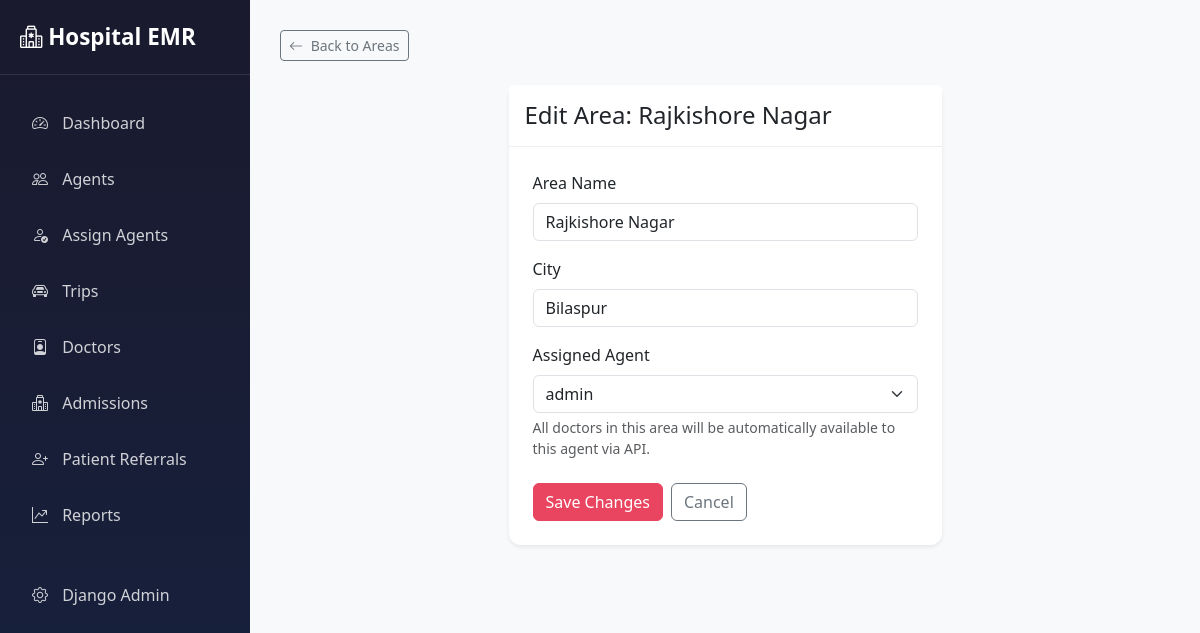
The app's page /portal/areas/1/edit/ (signed in) with its own data.
### core/models.py (models this page shows, shortened)
class Area(models.Model):
    name = models.CharField(max_length=100, unique=True, help_text="e.g. Downtown, North Zone")
    street = models.CharField(max_length=200, blank=True, null=True)
    landmark = models.CharField(max_length=200, blank=True, null=True)
    city = models.CharField(max_length=100)
    pincode = models.CharField(max_length=10, default='')
    state = models.CharField(max_length=100, default='Maharashtra')
    region = models.CharField(max_length=100, blank=True, null=True, help_text="e.g. Vidarbha, West")
    description = models.TextField(blank=True, null=True)
    agent = models.ForeignKey(User, on_delete=models.SET_NULL, null=True, blank=True,
                            related_name='assigned_areas', limit_choices_to={'role': 'advisor'})
    created_at = models.DateTimeField(auto_now_add=True)
    class Meta:
        ordering = ['city', 'name']

### portal/views.py (the view, shortened to what this page needs)
# urls.py: path('areas/<int:pk>/edit/', views.AreaUpdateView.as_view(), name='area_edit'),
class AreaUpdateView(PortalMixin, UpdateView):
    model = Area
    form_class = AreaForm
    template_name = 'portal/areas/form.html'
    success_url = reverse_lazy('portal:area_list')
    def get_context_data(self, **kwargs):
        context = super().get_context_data(**kwargs)
        context['title'] = f'Edit Area: {self.object.name}'
        context['button_text'] = 'Save Changes'
        context['is_edit'] = True
        return context

### portal/forms.py
class AreaForm(forms.ModelForm):
    class Meta:
        model = Area
        fields = ['name', 'street', 'landmark', 'city', 'pincode', 'region', 'state', 'description', 'agent']
        widgets = {
            'name': forms.TextInput(attrs={'class': 'form-control', 'placeholder': 'Area Name'}),
            'street': forms.TextInput(attrs={'class': 'form-control', 'placeholder': 'Street Address'}),
            'landmark': forms.TextInput(attrs={'class': 'form-control', 'placeholder': 'Landmark'}),
            'city': forms.TextInput(attrs={'class': 'form-control', 'placeholder': 'City'}),
            'pincode': forms.TextInput(attrs={'class': 'form-control', 'placeholder': 'Pincode'}),
            'region': forms.TextInput(attrs={'class': 'form-control', 'placeholder': 'Region (e.g. Vidarbha)'}),
            'state': forms.TextInput(attrs={'class': 'form-control', 'placeholder': 'State'}),
            'description': forms.Textarea(attrs={'class': 'form-control', 'rows': 2, 'placeholder': 'Description'}),
            'agent': forms.Select(attrs={'class': 'form-select'}),
        }

### portal/views.py (called while the page is built)
    @method_decorator(staff_member_required)
    def dispatch(self, request, *args, **kwargs):
        return super().dispatch(request, *args, **kwargs)

### portal/templates/portal/areas/form.html (shortened to what this page needs)
{% extends 'portal/base.html' %}
{% block content %}
<div class="mb-4">
    <a href="{% url 'portal:area_list' %}" class="btn btn-outline-secondary btn-sm">
        <i class="bi bi-arrow-left me-1"></i> Back to Areas
    </a>
</div>
<div class="row justify-content-center">
    <div class="col-md-6">
        <div class="card shadow-sm">
            <div class="card-header bg-white py-3">
                <h4 class="mb-0">{{ title }}</h4>
            </div>
            <div class="card-body p-4">
                <form method="post" novalidate>
                    <div class="mb-3">
                        <label class="form-label">Area Name</label>
                        {{ form.name }}
                    </div>
                    <div class="mb-3">
                        <label class="form-label">City</label>
                        {{ form.city }}
                    </div>
                    <div class="mb-3">
                        <label class="form-label">Assigned Agent</label>
                        {{ form.agent }}
                        <div class="form-text">All doctors in this area will be automatically available to this agent
                            via API.</div>
                    </div>
                    <div class="d-flex gap-2 mt-4">
                        <button type="submit" class="btn btn-primary">
                            {{ button_text }}
                        </button>
                        <a href="{% url 'portal:area_list' %}" class="btn btn-outline-secondary">Cancel</a>
                    </div>
                </form>
            </div>
        </div>
    </div>
</div>
{% endblock %}

### portal/templates/portal/base.html (style rules this page uses)
:root { --primary-color: #1a1a2e; --secondary-color: #16213e; --accent-color: #0f3460; --highlight-color: #e94560; }
body { background-color: #f8f9fa; min-height: 100vh; }
.card { border: none; border-radius: 12px; box-shadow: 0 2px 12px rgba(0, 0, 0, 0.08); }
.card-header { background: transparent; border-bottom: 1px solid #eee; font-weight: 600; }
.btn-primary { background-color: var(--highlight-color); border-color: var(--highlight-color); }

### records on screen
Area: name "Rajkishore Nagar", city "Bilaspur", agent "admin"

### other values on screen
{{ title }} "Edit Area: Rajkishore Nagar"
{{ button_text }} "Save Changes"
